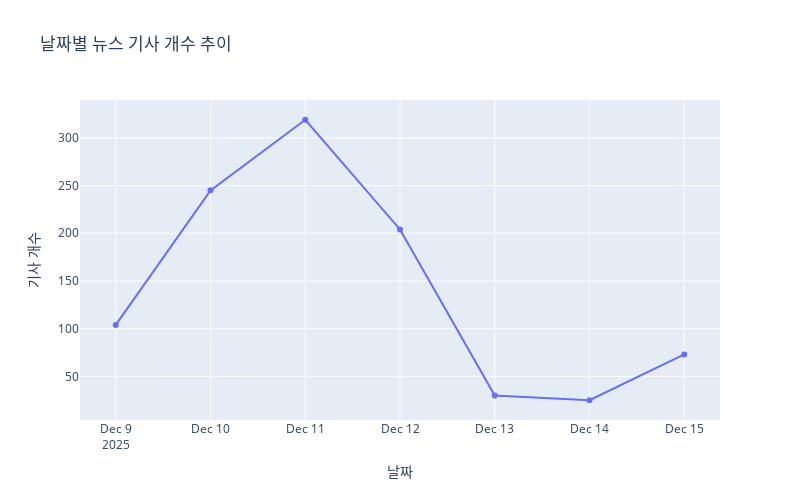

The notebook cell saved with this chart:
### Code cell
# 7. Plotly - 날짜별 뉴스 개수 추이 라인 차트
import plotly.express as px

# 날짜별 기사 개수 집계
df['date'] = df['pubDate'].dt.date
date_counts = df.groupby('date').size().reset_index(name='count')

# 라인 차트 생성
fig = px.line(
    date_counts,
    x="date",
    y="count",
    markers=True,
    width=800, height=500,
    labels={'count': '기사 개수', 'date': '날짜'},
    title="날짜별 뉴스 기사 개수 추이"
)

fig.show()

### Figure 1 — Plotly figure (JSON) as saved in the notebook; plotly's stock layout.template omitted (floating-point values rounded to 4 significant figures)
{"data": [{"hovertemplate": "날짜=%{x}<br>기사 개수=%{y}<extra></extra>", "legendgroup": "", "line": {"color": "#636efa", "dash": "solid"}, "marker": {"symbol": "circle"}, "mode": "lines+markers", "name": "", "orientation": "v", "showlegend": false, "type": "scatter", "x": ["2025-12-09", "2025-12-10", "2025-12-11", "2025-12-12", "2025-12-13", "2025-12-14", "2025-12-15"], "xaxis": "x", "y": [104, 245, 319, 204, 30, 25, 73], "yaxis": "y"}], "layout": {"height": 500, "legend": {"tracegroupgap": 0}, "title": {"text": "날짜별 뉴스 기사 개수 추이"}, "width": 800, "xaxis": {"anchor": "y", "domain": [0, 1], "title": {"text": "날짜"}}, "yaxis": {"anchor": "x", "domain": [0, 1], "title": {"text": "기사 개수"}}}}
